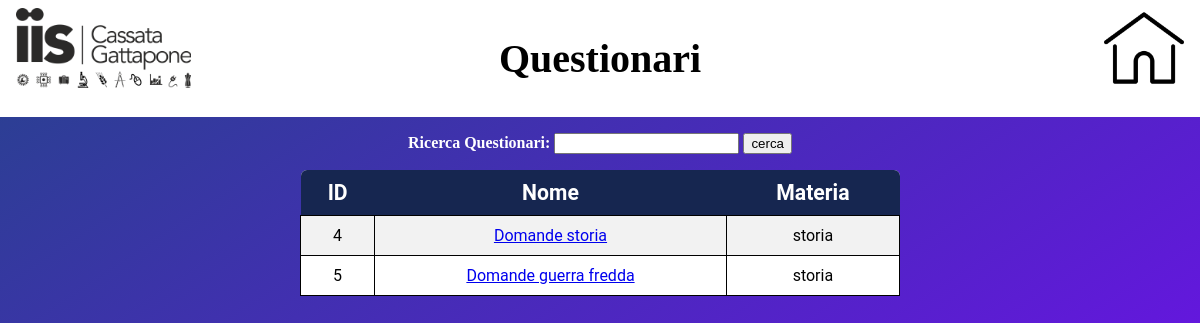
/WebContent/questionario_elenco.php?materia=storia (signed in), run on the app's committed database.
### tables this page shows
CREATE TABLE `questionari` (
  `ID` int(4) NOT NULL,
  `Nome` char(30) NOT NULL,
  `FK_Materia` char(30) NOT NULL
);

### WebContent/questionario_elenco.php (the view, shortened to what this page needs)
<!DOCTYPE html>
<html>
<head>
    <link rel="stylesheet" href="stili.css">
</head>
<body>
    <header>
        <img src="immagini/cassatagattapone.png" alt="logo iis Cassata Gattapone">
        <h1>Questionari</h1>
        <a href="index.php"><img src="immagini/home.png"/></a>
    </header>
    <form action="questionario_elenco.php" method="GET">
    <p>
    Ricerca Questionari:
<?php
echo '<input list="materie" name="materia">';
?>
<input type="submit" value="cerca">
</form>
<?php
if(isset($_GET['materia'])){
$conn = connessione();
$materia = $_GET['materia'];
if($materia!=""){
    $query = "SELECT DISTINCT * FROM questionari WHERE FK_Materia='$materia'";
}else{
    $query = "SELECT DISTINCT * FROM questionari";
}
$ris = mysqli_query($conn, $query);
echo '<table class="righe">';
echo '<tr>';
echo    '<th>ID</th>';
echo    '<th>Nome</th>';
echo    '<th>Materia</th>';
echo '</tr>';
while ($row = mysqli_fetch_assoc($ris)) {
    echo "<tr>";
    echo "<td>" . $row["ID"] . "</td>";
    echo "<td><a href='questionario_svolgi_form.php?id=". $row["ID"] ."'>".$row["Nome"] . "</a></td>";
    echo "<td>" . $row["FK_Materia"] . "</td>";
    echo "</tr>\n";
}
}
?>
   </table>
</body>
</html>

### WebContent/stili.css (style rules this page uses)
* { box-sizing: border-box; }
body { padding:0; margin:0; text-align: center; background-color: azure; }
header { background: white; padding: 0.5em 1em; margin-bottom: 1em; display: grid; grid-template-columns: 1fr 4fr 1fr }
header img { height: 5em; }
header > :first-child { text-align: left; }
header > :nth-child(2) { text-align: center; font-size: 2.5em; }
header > :last-child { text-align: right; }
table { margin-top: 1em; margin-bottom: 1em; }
td { text-align: center; }
th { border: 0.1em solid green; padding: 0.5em 1em; font-size: 1.325em; color: darkblue; }
table.righe { border-collapse: collapse; width: 50%; margin: auto; padding: 5px; font-family: "Roboto", helvetica, arial, sans-serif; }
table.righe th, table.righe td { border: 0; text-align: center; padding: 10px; }
table.righe th { background-color: #162650; color: white; }
table.righe td { border: 1px solid black; }
table.righe th:first-child { border-top-left-radius: 6px; }
table.righe th:last-child { border-top-right-radius: 6px; }
table.righe tr:nth-child(even) { background-color: #f2f2f2; }
table.righe tr:nth-child(odd) { background-color: white; }

### WebContent/questionario_elenco.php (style rules this page uses)
body { background: linear-gradient(to bottom right, #26438c, #7D05FF); background-repeat: no-repeat; background-attachment: fixed; }
p { color: white; font-weight: bold; }

### data on the page
questionari: ID "4", Nome "Domande storia", FK_Materia "storia"
questionari: ID "5", Nome "Domande guerra fredda", FK_Materia "storia"
